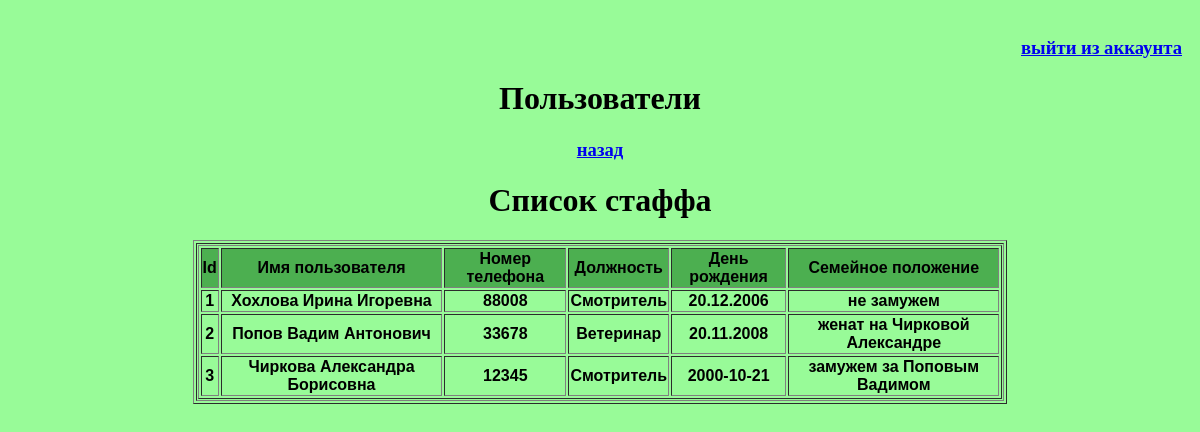
The page /user/ on the database its author committed.
### firstapp/models.py (models this page shows)
class User(models.Model):
    name = models.CharField(max_length=45)
    phone = models.CharField(max_length=40)
    position = models.CharField(max_length=45)
    birthday = models.CharField(max_length=45)
    marital_status = models.CharField(max_length=90)
    objects = models.Manager()

### firstapp/views.py (the view)
# urls.py: path('user/', views.index_user, name='user'),
def index_user(request):
    form_ca = AddUser()
    data = User.objects.all()
    return render(request, "firstapp/Template_User.html", {"form":form_ca, "data_show":data})

### templates/firstapp/Template_User.html (shortened to what this page needs)
<!DOCTYPE html>
<html lang="en">
<head>
</head>
<body>
<div id="header" >
        <h3 align="right"><a href="/admin/logout/">выйти из аккаунта</a></h3>
        <h1 align="center">Пользователи<h1>
        <h3 align="center"><a href = "{% url 'home' %}">назад</a></h3>
</div>
    <tr>
        <th align="center" width="50%">
        <h1 align="center"> Список стаффа</h1>
     <table border="1" width="70%" align="center">
        </th>
        <th align="center">
    <form method="POST" action="show/">
        <table border="1" width="100%">
            <tr align="center" bgcolor="#4CAF50">
                <th>Id</th>
                <th>Имя пользователя</th>
                <th>Номер телефона</th>
                <th>Должность</th>
                <th>День рождения</th>
                <th>Семейное положение</th>
            </tr>
        {% for i in data_show %}
            <tr align="center">
                <td>{{ i.id }}</td>
                <td>{{ i.name }}</td>
                <td>{{ i.phone }}</td>
                <td>{{ i.position}}</td>
                <td>{{ i.birthday}}</td>
                <td>{{ i.marital_status}}</td>
            </tr>
        {% endfor %}
        </table>
    </form>
</th>
    </tr>
</body>
</html>

### templates/firstapp/Template_User.html (style rules this page uses)
body { background: #98FB98 ; padding: 10px; background-repeat: no-repeat; }
td { font-family: Arial; }
th { font-family: Arial; }

### rows shown on the page
User: id "1", name "Хохлова Ирина Игоревна", phone "88008", position "Смотритель", birthday "20.12.2006", marital_status "не замужем"
User: id "2", name "Попов Вадим Антонович", phone "33678", position "Ветеринар", birthday "20.11.2008", marital_status "женат на Чирковой Александре"
User: id "3", name "Чиркова Александра Борисовна", phone "12345", position "Смотритель", birthday "2000-10-21", marital_status "замужем за Поповым Вадимом"
